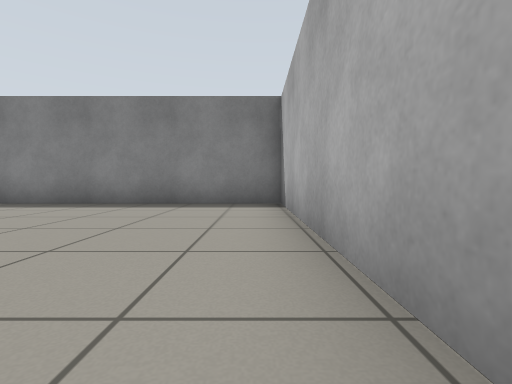
view 1 (above)

12 first-person views from a walk through a robot-simulator world made for Gazebo. The camera is 0.5 m above the floor, tilts 2° down and sees 85° across. The floor is counted in squares, 1 m on a side. Each view is taken from the middle of a square. On the plan, view 1 faces up. The plan holds only what a view shows up to about 9 squares ahead; the rest is blank. The place goes on beyond the plan.

view 2
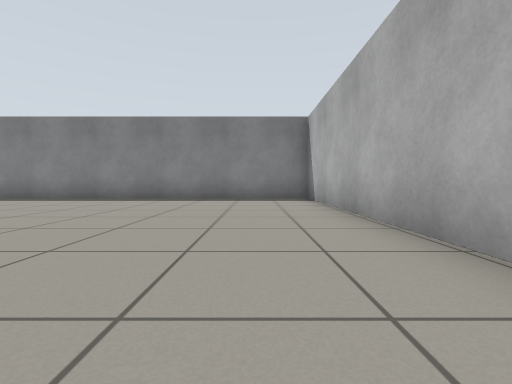

view 3
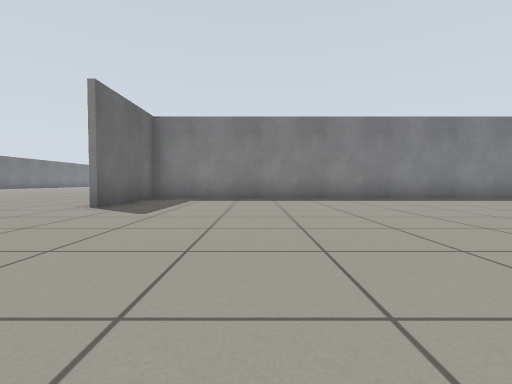

view 4
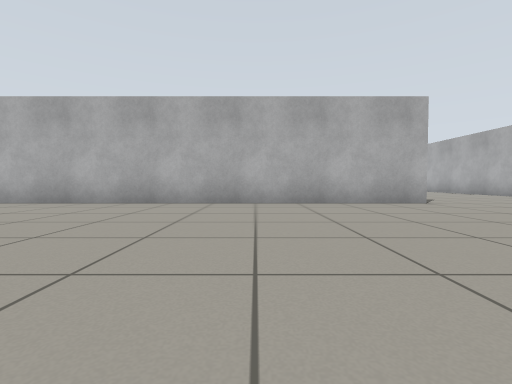

view 5
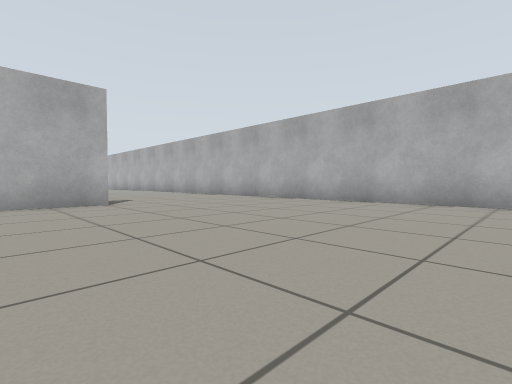

view 6
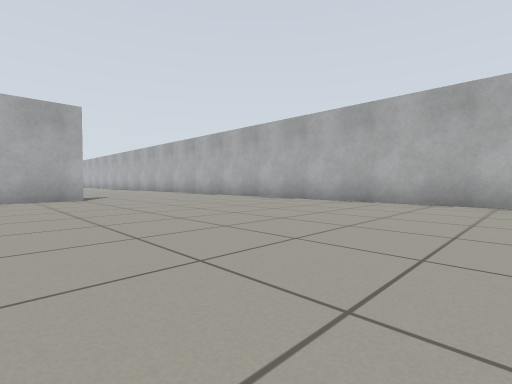

view 7
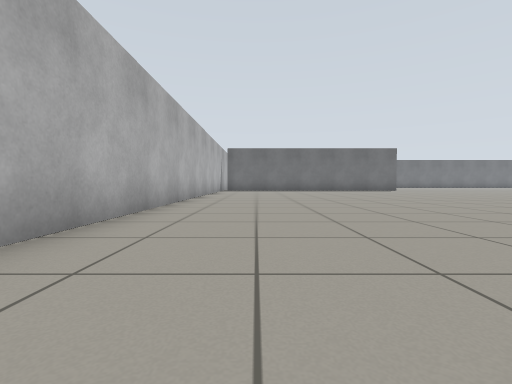

view 8
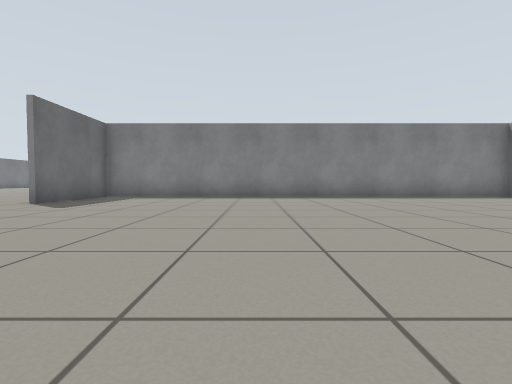

view 9
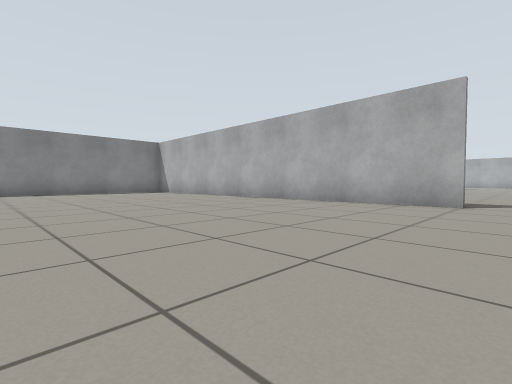

view 10
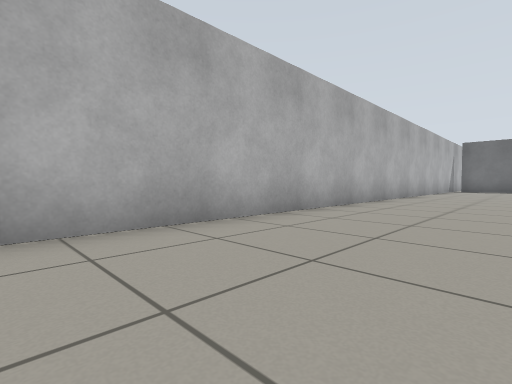

view 11
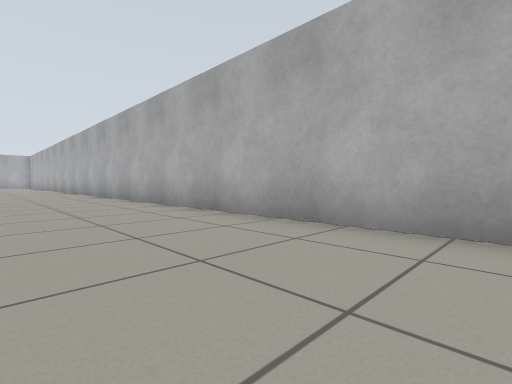

view 12
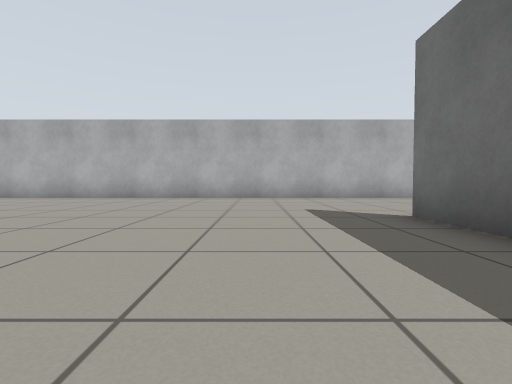

### Floor plan
Points are (right, up) in squares from view 1. A wall is a line through its corners. A room is listed if a view was taken in it or the views show most of it. See-through windows are left out.
Room 1 (views 1, 2, 3, 4, 5, 6, 7, 8, 9, 10, 11)
walls: (0.6, -6.1) (0.6, 6.6) (-13.1, 6.6) (-13.1, 3.4); (-13, -11) (-0.6, -11)
ways out: opening at (0, -8) to room 2
Room 2 (view 12)
walls: (0.7, -4.4) (0.7, -6.1); (-0.6, -11) (11.3, -11)
ways out: opening at (0, -8) to room 1

Where each view was taken, in squares from view 1:
view 1: 0 up, 0 right, facing up
view 2: 2 down, 1 left, facing up
view 3: 2 down, 10 left, facing up
view 4: 2 down, 6 left, facing right
view 5: 4 down, 6 left, facing down-right
view 6: 4 down, 8 left, facing down-right
view 7: 9 down, 4 left, facing left
view 8: 3 down, 8 left, facing up
view 9: 7 down, 6 left, facing up-right
view 10: 8 down, 3 left, facing down-left
view 11: 8 down, 3 left, facing down-right
view 12: 2 down, 3 right, facing down
